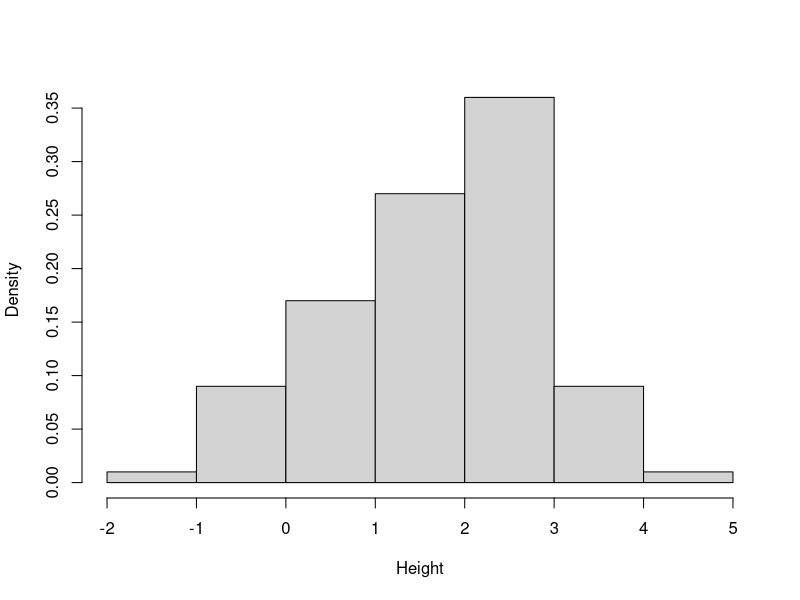
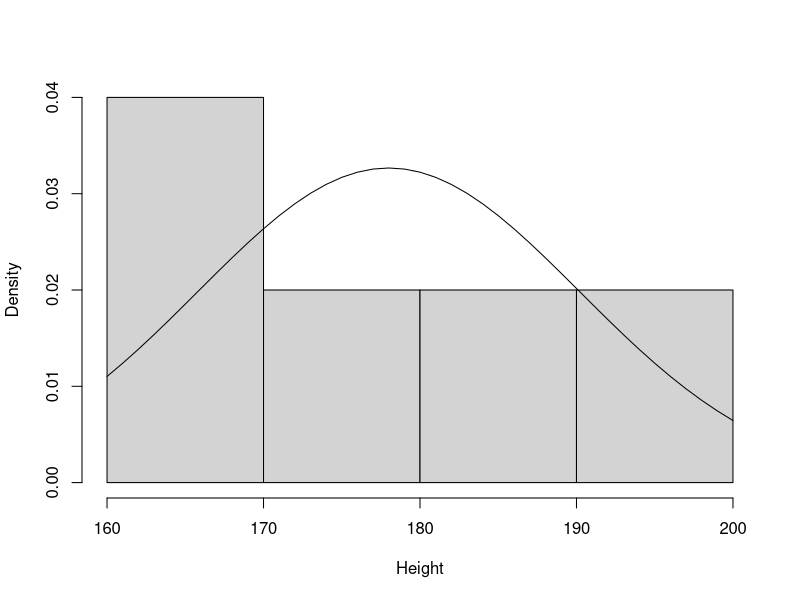
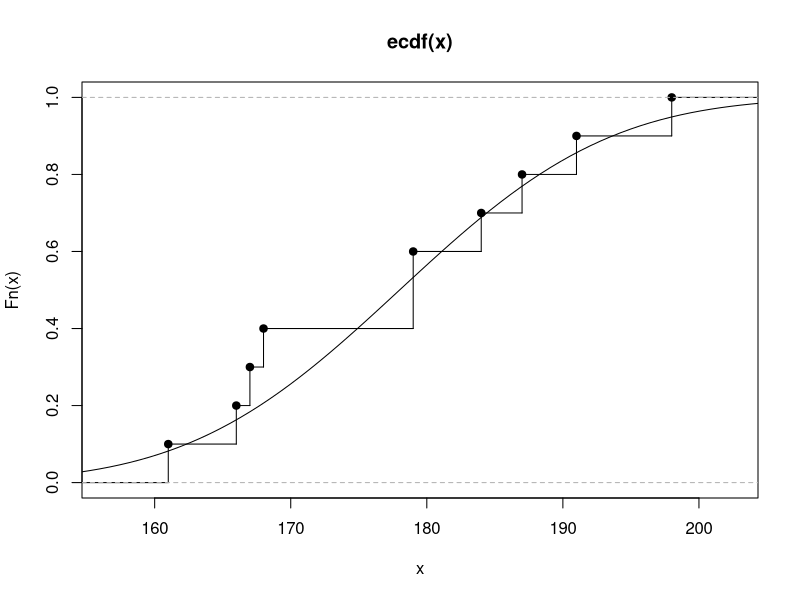
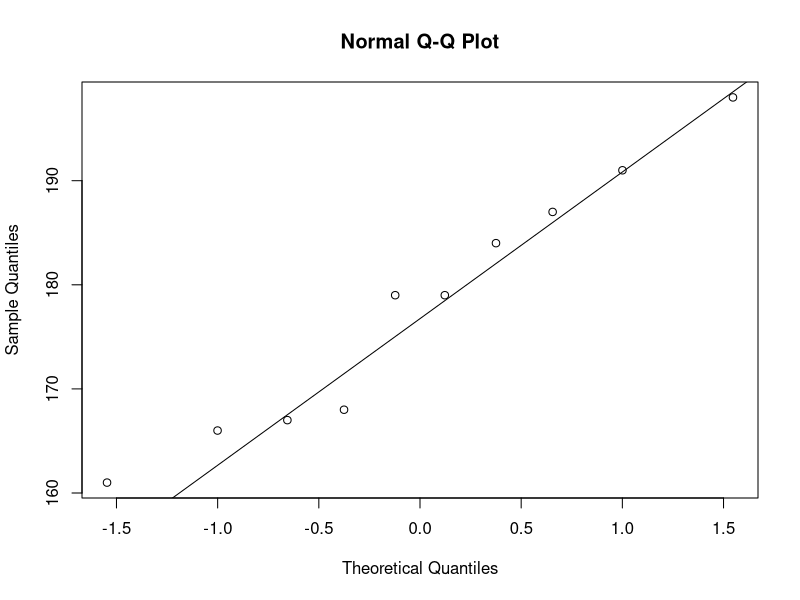
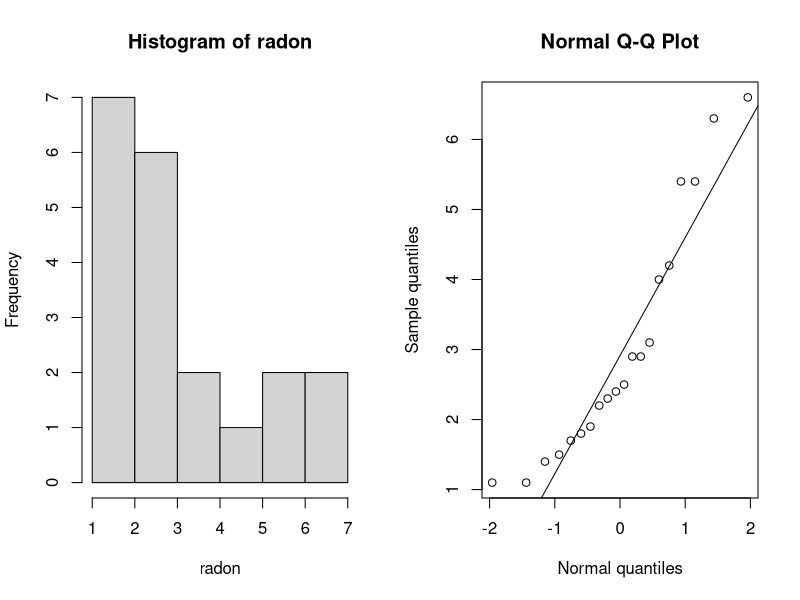
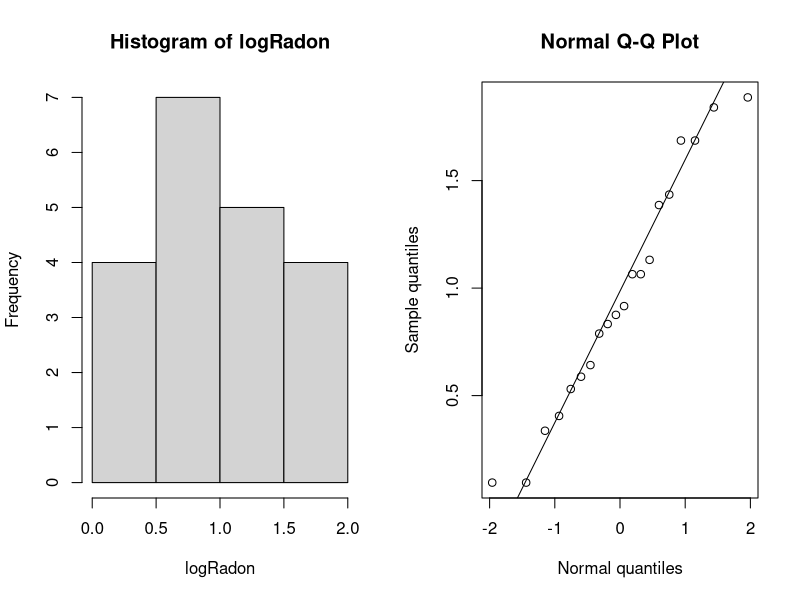

These figures' R source, in order:

################################
## Eksempel sovemedicin: Hypotesetest, manuel beregning
## Angiv data
x <- c(1.2, 2.4, 1.3, 1.3, 0.9, 1.0, 1.8, 0.8, 4.6, 1.4) 
n <- length(x)
## Beregn den observerede t værdi - den observerede test statistik
tobs <- (mean(x) - 0) / (sd(x) / sqrt(n))
## Beregn p-værdien, som sandsynligheden for at få tobs eller mere ekstremt
pvalue <- 2 * (1-pt(abs(tobs), df=n-1))
pvalue


################################
## Eksempel sovemedicin: Hypotesetest, med R funktion
## Kald funktionen med data x
t.test(x)


################################
## 100 simulerede observationer fra normalfordeling
xr <- rnorm(100, mean(x), sd(x))
hist(xr, xlab="Height", main="", prob=TRUE)
lines(seq(130, 230, 1), dnorm(seq(130, 230, 1), mean(x), sd(x)))


################################
## Check om data er normalfordelte
## Empirisk og teoretisk pdf af højdeeksempel
x <- c(168,161,167,179,184,166,198,187,191,179)
hist(x, xlab="Height", main="", prob=TRUE)
lines(seq(160, 200, 1), dnorm(seq(160, 200, 1), mean(x), sd(x)))


################################
## Empirisk og teoretisk fordelingsfunktion (ecdf og cdf)
plot(ecdf(x), verticals = TRUE)
xp <- seq(0.9*min(x), 1.1*max(x), length.out = 100) 
lines(xp, pnorm(xp, mean(x), sd(x))) 


################################
## q-q plot
qqnorm(x)
qqline(x)


################################
## Eksempel radon data
## Reading in the data
radon<-c(2.4, 4.2, 1.8, 2.5, 5.4, 2.2, 4.0, 1.1, 1.5, 5.4, 6.3,
        1.9, 1.7, 1.1, 6.6, 3.1, 2.3, 1.4, 2.9, 2.9)
## A histogram and q-q plot
par(mfrow=c(1,2))
hist(radon)
qqnorm(radon,ylab = "Sample quantiles",xlab = "Normal quantiles")
qqline(radon)
par(mfrow=c(1,2))
## Transformer med naturlig logaritme
logRadon <- log(radon)
hist(logRadon)
qqnorm(logRadon, ylab="Sample quantiles", xlab="Normal quantiles")
qqline(logRadon)
